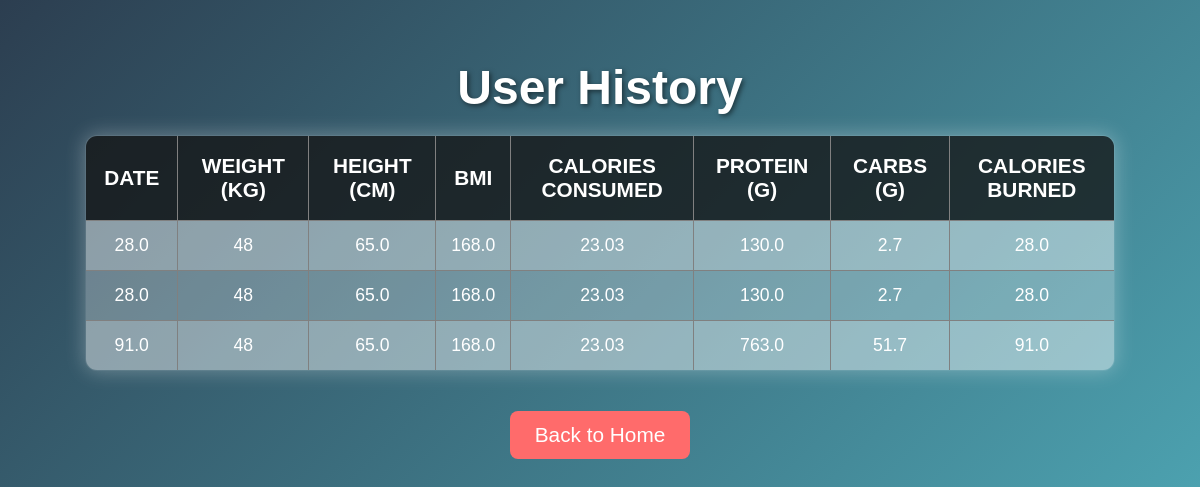
The app's page /history with its own data.
### tables this page shows
CREATE TABLE user_history (
                    id INTEGER PRIMARY KEY AUTOINCREMENT,
                    name TEXT,
                    age INTEGER,
                    weight FLOAT,
                    height FLOAT,
                    bmi FLOAT,
                    calories_consumed FLOAT,
                    protein FLOAT,
                    carbs FLOAT,
                    calories_burned FLOAT,
                    date TIMESTAMP DEFAULT CURRENT_TIMESTAMP
                );

### app.py (the view)
@app.route('/history')
def history():
    conn = sqlite3.connect("fitness_tracker.db")
    cursor = conn.cursor()
    cursor.execute("SELECT * FROM user_history ORDER BY id DESC LIMIT 10")
    history_data = cursor.fetchall()
    conn.close()
    return render_template('history.html', history_data=history_data)

### templates/history.html (shortened to what this page needs)
<!DOCTYPE html>
<html lang="en">
<head>
    <link rel="stylesheet" href="{{ url_for('static', filename='css/his.css') }}">
</head>
<body>
    <h1>User History</h1>
 <table border="1">
    <tr>
        <th>Date</th>
        <th>Weight (kg)</th>
        <th>Height (cm)</th>
        <th>BMI</th>
        <th>Calories Consumed</th>
        <th>Protein (g)</th>
        <th>Carbs (g)</th>
        <th>Calories Burned</th>
    </tr>
    {% for entry in history_data %}
    <tr>
        <td>{{ entry[8] }}</td>
        <td>{{ entry[2] }}</td>
        <td>{{ entry[3] }}</td>
        <td>{{ entry[4] }}</td>
        <td>{{ entry[5] }}</td>
        <td>{{ entry[6] }}</td>
        <td>{{ entry[7] }}</td>
        <td>{{ entry[8] }}</td>
    </tr>
    {% endfor %}
</table>
<a href="/" class="back-btn">Back to Home</a>
</body>
</html>

### static/css/his.css (style rules this page uses)
body { font-family: Arial, sans-serif; background: linear-gradient(135deg, #2c3e50, #4ca1af); color: #fff; text-align: center; padding: 20px; }
h1 { font-size: 3rem; margin-bottom: 20px; text-shadow: 2px 2px 5px rgba(0, 0, 0, 0.5); }
table { width: 90%; margin: 20px auto; border-collapse: collapse; background: rgba(255, 255, 255, 0.2); border-radius: 12px; overflow: hidden; box-shadow: 0px 0px 20px rgba(255, 255, 255, 0.3); }
th { background: rgba(0, 0, 0, 0.7); padding: 18px; font-size: 1.3rem; text-transform: uppercase; color: #fff; }
td { padding: 14px; font-size: 1.1rem; background: rgba(255, 255, 255, 0.1); color: #fff; }
tr:nth-child(even) td { background: rgba(255, 255, 255, 0.3); }
.back-btn { display: inline-block; margin-top: 20px; padding: 12px 25px; background: #ff6b6b; color: white; text-decoration: none; font-size: 1.3rem; border-radius: 8px; transition: 0.3s; }

### records on screen
user_history: carbs "28.0", age "48", weight "65.0", height "168.0", bmi "23.03", calories_consumed "130.0", protein "2.7"
user_history: carbs "28.0", age "48", weight "65.0", height "168.0", bmi "23.03", calories_consumed "130.0", protein "2.7"
user_history: carbs "91.0", age "48", weight "65.0", height "168.0", bmi "23.03", calories_consumed "763.0", protein "51.7"
